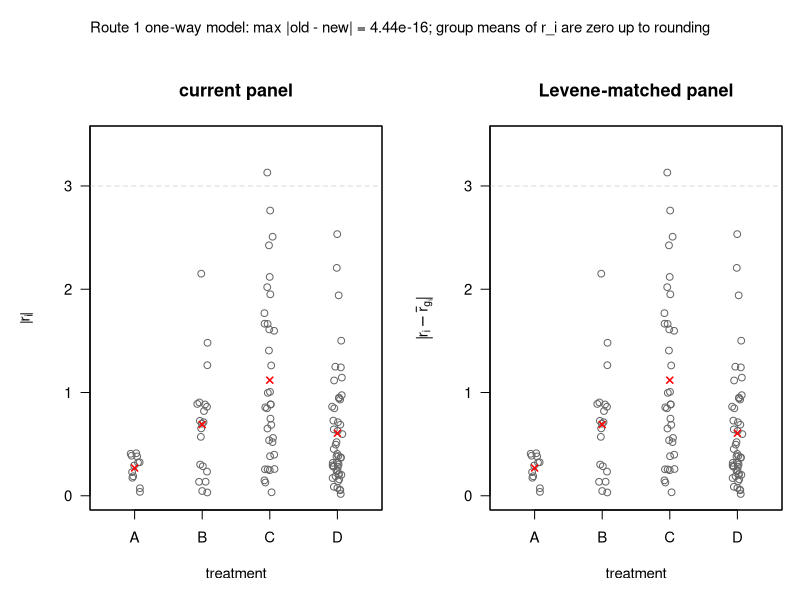

Write R code to recreate this figure.
set.seed(20260605)

out_dir <- file.path("dev", "codextrial20260605_route1_levene_panel_old_vs_new")
dir.create(out_dir, recursive = TRUE, showWarnings = FALSE)

n <- c(A = 12, B = 20, C = 35, D = 50)
treatment <- factor(rep(names(n), n))
score <- c(
  rnorm(n["A"], mean = 0, sd = 1.0),
  rgamma(n["B"], shape = 2, scale = 1) - 2,
  rnorm(n["C"], mean = 0, sd = 2.0),
  rt(n["D"], df = 4)
)

fit <- aov(score ~ treatment)
r <- rstandard(fit)
group_mean_r <- ave(r, treatment, FUN = function(x) mean(x, na.rm = TRUE))

old_y <- abs(r)
new_y <- abs(r - group_mean_r)

group_id <- as.numeric(treatment)
x_jitter <- jitter(group_id, amount = 0.08)
y_lim <- c(0, max(3, old_y, new_y, na.rm = TRUE) * 1.1)
y_ticks <- seq(0, ceiling(y_lim[2]), by = 1)

plot_panel <- function(y, main, ylab) {
  plot(
    x_jitter, y,
    main = main,
    xlab = "treatment",
    ylab = ylab,
    xlim = c(0.5, length(levels(treatment)) + 0.5),
    ylim = y_lim,
    xaxt = "n",
    yaxt = "n",
    pch = 1,
    col = "grey40"
  )
  axis(1, at = seq_along(levels(treatment)), labels = levels(treatment))
  axis(2, at = y_ticks, las = 1)
  abline(h = 3, col = "grey85", lty = 2, lwd = 1)
  points(
    seq_along(levels(treatment)),
    tapply(y, treatment, mean, na.rm = TRUE),
    pch = 4,
    col = "red",
    cex = 0.9,
    lwd = 1.5
  )
  box()
}

png(
  file.path(out_dir, "route1_levene_panel_old_vs_new.png"),
  width = 2400,
  height = 1100,
  res = 180
)
op <- par(no.readonly = TRUE)
par(mfrow = c(1, 2), mar = c(5, 5, 4, 1), oma = c(0, 0, 3, 0), cex = 0.9)

plot_panel(
  old_y,
  "current panel",
  expression(abs(r[i]))
)

plot_panel(
  new_y,
  "Levene-matched panel",
  expression(abs(r[i] - bar(r)[g[i]]))
)

mtext(
  sprintf(
    "Route 1 one-way model: max |old - new| = %.2e; group means of r_i are zero up to rounding",
    max(abs(old_y - new_y), na.rm = TRUE)
  ),
  outer = TRUE,
  cex = 0.9,
  line = 1
)

par(op)
dev.off()

write.csv(
  data.frame(
    treatment = names(tapply(r, treatment, mean)),
    mean_r_i = as.numeric(tapply(r, treatment, mean)),
    mean_abs_old = as.numeric(tapply(old_y, treatment, mean)),
    mean_abs_new = as.numeric(tapply(new_y, treatment, mean))
  ),
  file.path(out_dir, "route1_levene_panel_old_vs_new_summary.csv"),
  row.names = FALSE
)
